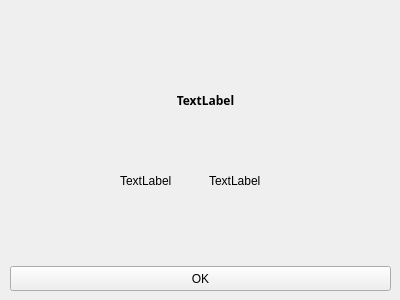
<?xml version="1.0" encoding="UTF-8"?>
<ui version="4.0">
 <class>GameEnd</class>
 <widget class="QWidget" name="GameEnd">
  <property name="geometry">
   <rect>
    <x>0</x>
    <y>0</y>
    <width>400</width>
    <height>300</height>
   </rect>
  </property>
  <property name="windowTitle">
   <string>Form</string>
  </property>
  <widget class="QPushButton" name="pushButton">
   <property name="geometry">
    <rect>
     <x>10</x>
     <y>266</y>
     <width>381</width>
     <height>25</height>
    </rect>
   </property>
   <property name="text">
    <string>OK</string>
   </property>
  </widget>
  <widget class="QLabel" name="congraduation_2">
   <property name="geometry">
    <rect>
     <x>120</x>
     <y>90</y>
     <width>171</width>
     <height>20</height>
    </rect>
   </property>
   <property name="font">
    <font>
     <family>LKLUG</family>
     <weight>75</weight>
     <bold>true</bold>
    </font>
   </property>
   <property name="lineWidth">
    <number>10</number>
   </property>
   <property name="text">
    <string>TextLabel</string>
   </property>
   <property name="alignment">
    <set>Qt::AlignCenter</set>
   </property>
  </widget>
  <widget class="QWidget" name="layoutWidget">
   <property name="geometry">
    <rect>
     <x>120</x>
     <y>170</y>
     <width>171</width>
     <height>21</height>
    </rect>
   </property>
   <layout class="QHBoxLayout" name="horizontalLayout">
    <item>
     <widget class="QLabel" name="label_2">
      <property name="text">
       <string>TextLabel</string>
      </property>
     </widget>
    </item>
    <item>
     <widget class="QLabel" name="score">
      <property name="text">
       <string>TextLabel</string>
      </property>
     </widget>
    </item>
   </layout>
  </widget>
 </widget>
 <resources/>
 <connections/>
</ui>
